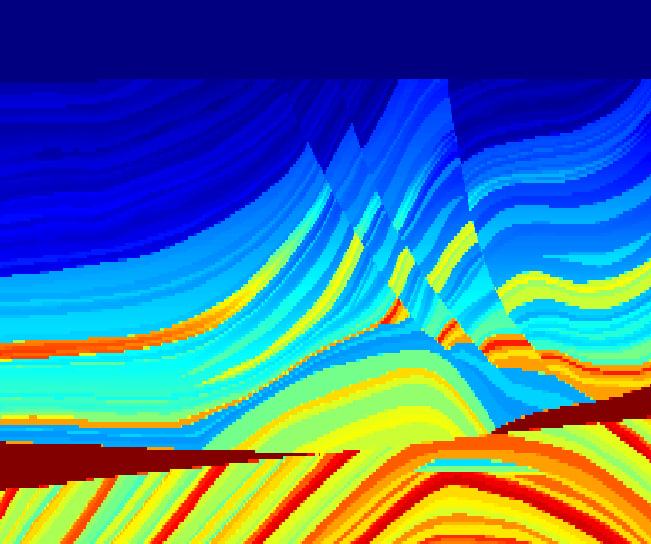
%> input picture velocity_model.jpg, 651 x 544 px
$ octave B5.m   (GNU Octave 9; MATLAB toolbox functions it lacks are replaced by stand-ins)
%> lines starting %> are read from the running program, lines starting %| are printed output that depends on the picture; long printed decimals are rounded
% -------------------------------------------------------------------------
%       Acoustic wave equation finite difference simulator
% -------------------------------------------------------------------------

% --------------------------------------------------
% Create your own model and example....
% --------------------------------------------------
clear all; close all; clc;

% Load image
I = imread('velocity_model.jpg');
%> I is the input picture: size 544x651x3 uint8; mean R, G, B 68.7, 116.3, 153.3
if size(I,3)==3
    I = rgb2gray(I);
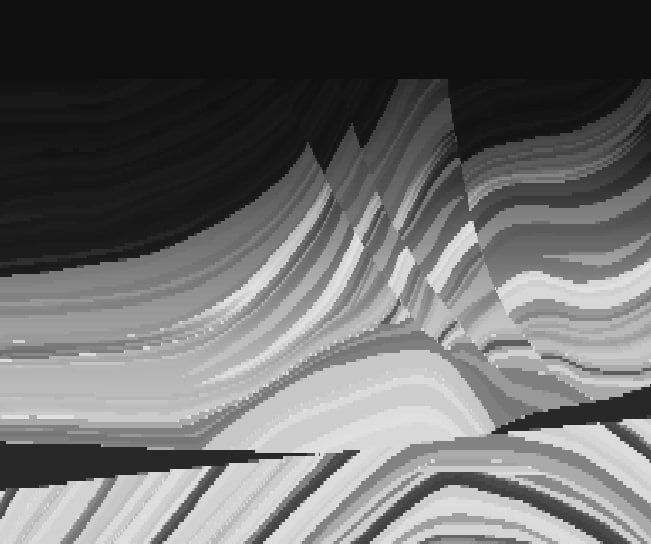
%> I: size 544x651 uint8; min 13, max 229, mean 106.3
end
I = im2double(I);          % values in [0,1]
%> I: size 544x651 double

% Define desired physical size (meters)
xMax = 7500;
zMax = 2500;

Nz = size(I,1);
%> Nz = 544
Nx = size(I,2);
%> Nx = 651

model.x = linspace(0, xMax, Nx);
%> model.x = 651 values from 0 to 7500
model.z = linspace(0, zMax, Nz);
%> model.z = 544 values from 0 to 2500

% Map intensity to velocity (choose realistic bounds)
vMin = 1500;               % m/s (sediments / water-ish lower bound)
vMax = 4500;               % m/s (hard rock / salt-ish upper bound)


figure; imshow(I); title('Grayscale model used for mapping');
disp([min(I(:)) max(I(:)) mean(I(:))]);
%|    0.05098   0.898   0.4169


% If bright = fast, use:
model.vel = vMin + I*(vMax - vMin);
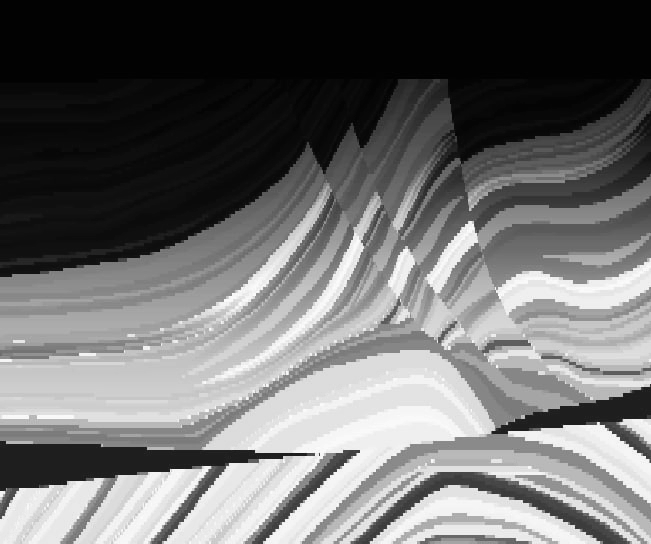
%> model.vel: size 544x651 double; min 1652.9, max 4194.1, mean 2750.7; drawn with min black and max white

% If bright = slow, invert it:
% model.vel = vMin + (1-I)*(vMax - vMin);


% optional receivers in (recx, recz)
% the program round their position on the nearest velocity grid

model.recx  = 50:50:model.x(end)-50;
%> model.recx = 149 values from 50 to 7450
model.recz  = model.recx*0 + 20;
%> model.recz = 149 values from 20 to 20
model.dtrec = 0.004;

% ----------------------------------------
% 2. Source parameters

source.x = 800;
source.z = 50;
source.f0 = 10;
source.t0 = 0.15;
source.type = 1;
source.amp = 1;

simul.timeMax = 4.0;
simul.borderAlg = 1;


simul.printRatio=10;
simul.higVal=.05;
simul.lowVal=0.03;
simul.bkgVel=1;

simul.cmap='gray';   % gray, cool, hot, parula, hsv

% ----------------------------------------
% 4. Program call

%> (the run ends here)
